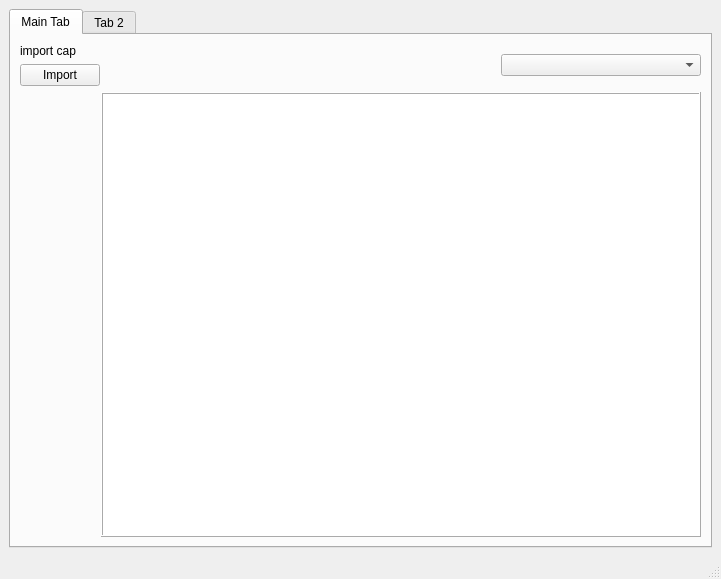
<?xml version="1.0" encoding="UTF-8"?>
<ui version="4.0">
 <class>MainWindow</class>
 <widget class="QMainWindow" name="MainWindow">
  <property name="geometry">
   <rect>
    <x>0</x>
    <y>0</y>
    <width>721</width>
    <height>579</height>
   </rect>
  </property>
  <property name="windowTitle">
   <string>MainWindow</string>
  </property>
  <widget class="QWidget" name="centralwidget">
   <layout class="QGridLayout" name="gridLayout">
    <item row="0" column="0">
     <widget class="QTabWidget" name="tabWidget">
      <property name="currentIndex">
       <number>0</number>
      </property>
      <widget class="QWidget" name="tab">
       <attribute name="title">
        <string>Main Tab</string>
       </attribute>
       <layout class="QGridLayout" name="gridLayout_2">
        <item row="0" column="0">
         <layout class="QVBoxLayout" name="verticalLayout_2">
          <item>
           <layout class="QHBoxLayout" name="horizontalLayout">
            <item>
             <layout class="QVBoxLayout" name="verticalLayout">
              <item>
               <widget class="QLabel" name="label">
                <property name="text">
                 <string>import cap</string>
                </property>
               </widget>
              </item>
              <item>
               <widget class="QPushButton" name="pushButton">
                <property name="text">
                 <string>Import</string>
                </property>
               </widget>
              </item>
             </layout>
            </item>
            <item>
             <spacer name="horizontalSpacer">
              <property name="orientation">
               <enum>Qt::Horizontal</enum>
              </property>
              <property name="sizeHint" stdset="0">
               <size>
                <width>338</width>
                <height>17</height>
               </size>
              </property>
             </spacer>
            </item>
            <item>
             <widget class="QComboBox" name="comboBox">
              <property name="minimumSize">
               <size>
                <width>200</width>
                <height>0</height>
               </size>
              </property>
             </widget>
            </item>
           </layout>
          </item>
          <item>
           <layout class="QHBoxLayout" name="horizontalLayout_2">
            <item>
             <spacer name="horizontalSpacer_2">
              <property name="orientation">
               <enum>Qt::Horizontal</enum>
              </property>
              <property name="sizeHint" stdset="0">
               <size>
                <width>68</width>
                <height>20</height>
               </size>
              </property>
             </spacer>
            </item>
            <item>
             <widget class="QScrollArea" name="scrollArea">
              <property name="minimumSize">
               <size>
                <width>600</width>
                <height>0</height>
               </size>
              </property>
              <property name="autoFillBackground">
               <bool>true</bool>
              </property>
              <property name="styleSheet">
               <string notr="true">background-color: rgb(255, 255, 255);</string>
              </property>
              <property name="frameShape">
               <enum>QFrame::Box</enum>
              </property>
              <property name="frameShadow">
               <enum>QFrame::Raised</enum>
              </property>
              <property name="widgetResizable">
               <bool>true</bool>
              </property>
              <widget class="QWidget" name="scrollAreaWidgetContents">
               <property name="geometry">
                <rect>
                 <x>0</x>
                 <y>0</y>
                 <width>596</width>
                 <height>437</height>
                </rect>
               </property>
              </widget>
             </widget>
            </item>
           </layout>
          </item>
         </layout>
        </item>
       </layout>
      </widget>
      <widget class="QWidget" name="tab_2">
       <attribute name="title">
        <string>Tab 2</string>
       </attribute>
       <widget class="QRadioButton" name="radioButton">
        <property name="geometry">
         <rect>
          <x>40</x>
          <y>170</y>
          <width>82</width>
          <height>17</height>
         </rect>
        </property>
        <property name="text">
         <string>RadioButton</string>
        </property>
       </widget>
       <widget class="QRadioButton" name="radioButton_2">
        <property name="geometry">
         <rect>
          <x>40</x>
          <y>200</y>
          <width>82</width>
          <height>17</height>
         </rect>
        </property>
        <property name="text">
         <string>RadioButton</string>
        </property>
       </widget>
       <widget class="QGroupBox" name="groupBox">
        <property name="geometry">
         <rect>
          <x>250</x>
          <y>20</y>
          <width>341</width>
          <height>321</height>
         </rect>
        </property>
        <property name="title">
         <string>GroupBox</string>
        </property>
        <property name="checkable">
         <bool>true</bool>
        </property>
        <layout class="QGridLayout" name="gridLayout_3">
         <item row="0" column="0">
          <widget class="QTableWidget" name="tableWidget">
           <column>
            <property name="text">
             <string>MAC</string>
            </property>
           </column>
           <column>
            <property name="text">
             <string>Company</string>
            </property>
           </column>
          </widget>
         </item>
        </layout>
       </widget>
       <widget class="QDateTimeEdit" name="dateTimeEdit">
        <property name="geometry">
         <rect>
          <x>20</x>
          <y>320</y>
          <width>194</width>
          <height>22</height>
         </rect>
        </property>
        <property name="calendarPopup">
         <bool>true</bool>
        </property>
       </widget>
      </widget>
     </widget>
    </item>
   </layout>
  </widget>
  <widget class="QStatusBar" name="statusbar"/>
 </widget>
 <resources/>
 <connections/>
</ui>
